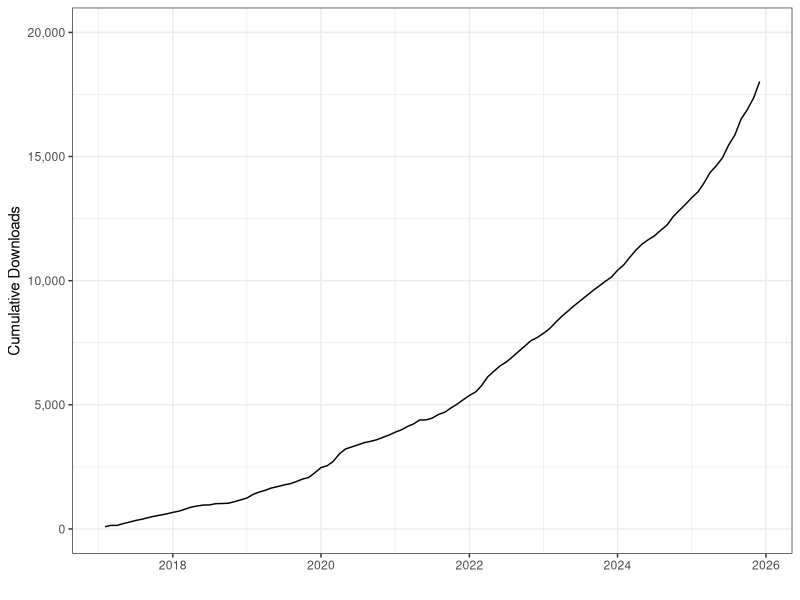
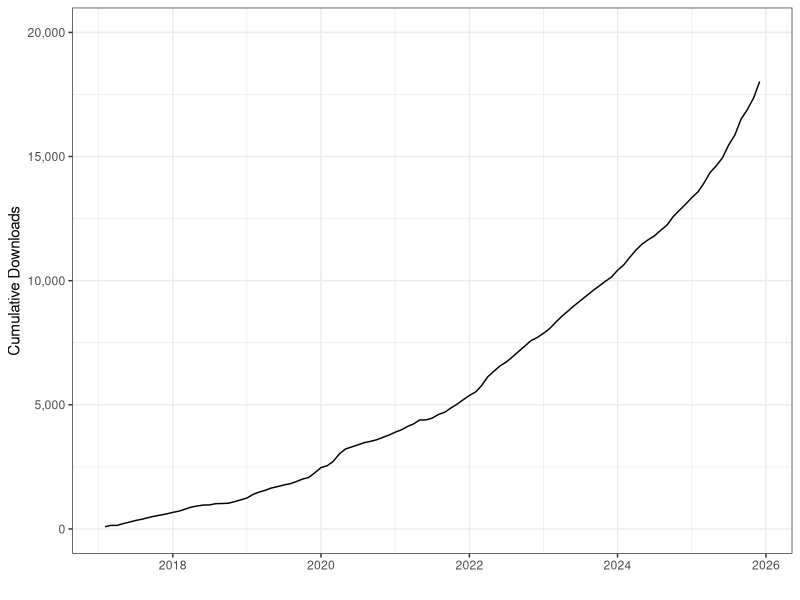

Write R code to recreate these figures, in order.
library(tidyverse)
library(scales)

df <-
  read_csv("download-data-stata-jan2026.csv") %>%
  rename(date = month,
         count = downloads) %>%
  mutate(date = ym(str_replace(date, "m", "-")),
         cumulative = cumsum(count)
  )

stata_total <- sum(df$count)
stata_monthly <- round(sum(tail(df$count, 12)) / 12, 0)

ggplot(df, aes(x = date, y = cumulative)) +
  geom_line() +
  scale_y_continuous(label = comma, limits = c(0, 20000)) +
  theme_bw() +
  labs(y = "Cumulative Downloads", x = "")

ggsave("./static/img/konfound-downloads-stata.png",
       width = 1200, height = 675,
       unit = "px", dpi = 240)
